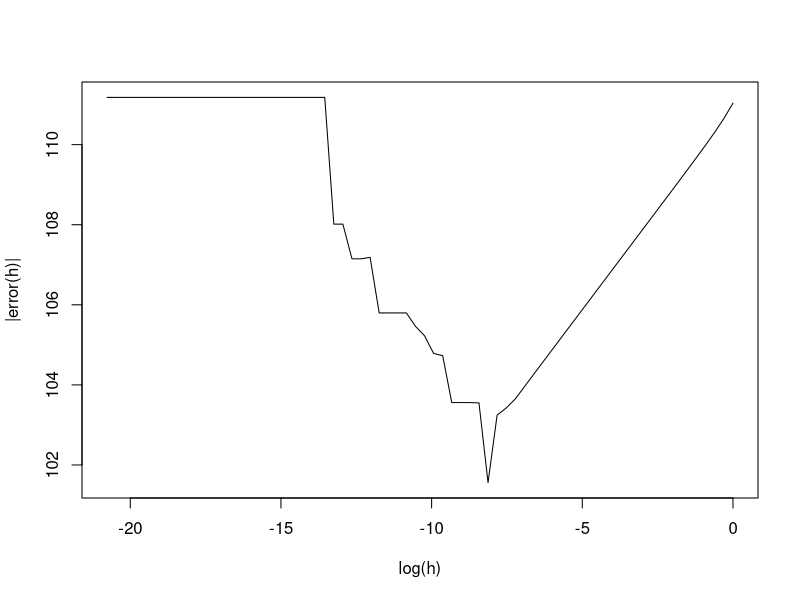

This figure's R source: (Note: this script raises an error after producing the figure.)
# Problem B

xs=c(256,1/1024,0)
n=70
minh=c(0,0,0)

graphics.off() # to avoid figure margins too large error

for(x0 in xs) {
  hvec = 2^-((1:n)-1) 
  errvec = abs((exp(x0+hvec)-exp(x0))/hvec-exp(x0))
  #name = paste("probset1_",which(xs==x0),".svg",sep="")
  #svg(name, width=14,height=14)
  
  if(which(xs==x0)==3)
    plot(log10(hvec),errvec,type="l",xlab="log(h)",ylab="|error(h)|")
  else
    plot(log10(hvec),log10(errvec),type = "l",xlab="log(h)",ylab="|error(h)|")
  stx = toString(fractions(x0))
  title(bquote(paste("Divided Diff. Error of Derv of ",
                     e^x[0],
                     " vs. h",
                     " with ",
                     x[0], "=",.(stx))))
  minh[which(xs==x0)]=hvec[max(which(errvec==min(errvec)))]
}
